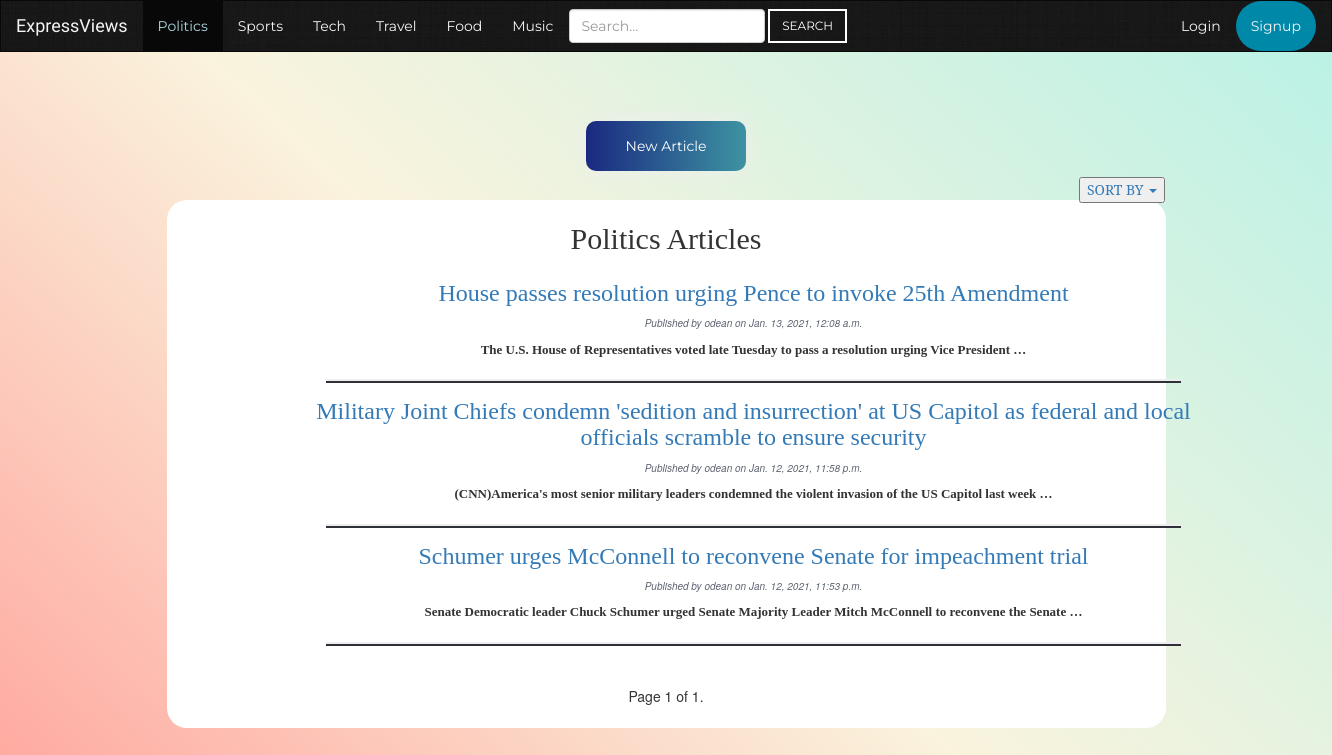
Screenshot of /home/mysite/ with the database file from the repository.
### mysite/models.py (models this page shows, shortened)
class Article (models.Model):
    body = models.TextField()
    title = models.CharField(max_length=200)
    author = models.ForeignKey(User, on_delete=models.CASCADE, related_name='posts')
    slug = models.SlugField(max_length=200)
    publish = models.DateTimeField(default=timezone.now)
    created = models.DateTimeField(auto_now_add=True)
    updated = models.DateTimeField(auto_now=True)
    likes = models.ManyToManyField(User, related_name='article_likes')
    dislikes = models.ManyToManyField(User, related_name='article_dislikes')
    TOPIC_CHOICES = (
        ("Politics", "Politics"),
        ("Sports", "Sports"),
        ("Tech", "Tech"),
        ("Travel", "Travel"),
        ("Food", "Food"),
        ("Music", "Music"),
    )
    topic = models.CharField(max_length=350, choices=TOPIC_CHOICES, default='...')
    class Meta:
        ordering = ('-publish',)
    def get_absolute_url(self):
        return reverse('mysite:Politics_detail', args=[self.slug])

### mysite/views.py (the view)
# urls.py: path('', views.PoliticsIndex.as_view(), name='Politics_index'),          # Class-based views
class PoliticsIndex(ListView):
    queryset = Article.objects.filter(topic='Politics')
    context_object_name = 'articles_list'
    paginate_by = 4
    template_name = 'mysite/article/list_articles.html'

### mysite/templates/mysite/article/list_articles.html
{% extends "mysite/politics.html" %}
{% block article_content %}
    <h2 class="text-center">Politics Articles</h2>
    <br>
    {% for article in articles_list %}
        <div class="container">
            <h3 class="list_titles"><a href="{{ article.get_absolute_url }}">{{ article.title }}</a></h3>
            <p class="date_published">Published by {{ article.author }} on {{ article.publish }}</p>
            <div class="body-preview">
            {{ article.body|truncatewords:15|linebreaks }}
            </div>
            <hr class="horizontal-line">
        </div>
    {% endfor %}
    {% include "pagination.html" with page=page_obj%}
{% endblock %}

### mysite/templates/mysite/politics.html (shortened to what this page needs)
<!DOCTYPE html>
<html lang="en">
<head>
    <link rel="stylesheet" href="http://maxcdn.bootstrapcdn.com/bootstrap/3.3.4/css/bootstrap.min.css">
    {% load static %}
    <link rel="stylesheet" type="text/css" href="{% static 'mysite/style.css' %}">
</head>
<body>
    <nav class="navbar navbar-inverse">
        <div class="container-fluid">
            <div class="navbar-header">
                <a href="{% url 'home:index' %}" class="navbar-brand">ExpressViews</a>
            </div>
            <div class="collapse navbar-collapse" id="menuItems">
                <ul class="nav navbar-nav">
                    <li class="active"><a href="{% url 'mysite:Politics_index' %}">Politics</a></li>
                    <li><a href="{% url 'mysite:Sports_index' %}">Sports</a></li>
                    <li><a href="{% url 'mysite:Tech_index' %}">Tech</a></li>
                    <li><a href="{% url 'mysite:Travel_index' %}">Travel</a></li>
                    <li><a href="{% url 'mysite:Food_index' %}">Food</a></li>
                    <li><a href="{% url 'mysite:Music_index' %}">Music</a></li>
                    <li><form class="form-inline my-2 my-lg-0" action="search/filtered/" method="get">
                        <input class="form-control mr-sm-2" type="search" name="q" placeholder="Search..." aria-label="Search">
                        <button class="btn btn-outline-success my-2 my-sm-0" type="submit" value="Search">Search</button>
                    </form></li>
                </ul>
                <ul class="nav navbar-nav navbar-right">
                    {% if user.is_authenticated %}
                        <li><a href="{% url 'logout' %}">Logout</a></li>
                    {% else %}
                        <li><a href="{% url 'login' %}">Login</a></li>
                        <li class="signup"><a href="{% url 'signup' %}">Signup</a></li>
                    {% endif %}
                </ul>
            </div>
        </div>
    </nav>
    <div class="bt">
        <a href="{% url 'mysite:new_post' %}" class="btn-grad" role="button">New Article</a>
    </div>
    <div class="sort">
        <button class="dropdown">
            <a href="#" class="dropdown-toggle" data-toggle="dropdown">SORT BY <span class="caret"></span></a>
        </button>
    </div>
    <div class="wrapper">
        {% block article_content %}
        {% endblock %}
    </div>
</body>
</html>

### mysite/templates/pagination.html (shortened to what this page needs)
<div class="pagination">
    <span class="step-links">
        <span class="current">
            Page {{ page.number }} of {{ page.paginator.num_pages }}.
        </span>
    </span>
</div>

### mysite/static/mysite/style.css (style rules this page uses)
body { background-size: cover; background-repeat: no-repeat; background-attachment: fixed; background-color: #ffa69e; background-image: linear-gradient(43deg, #ffa69e 0%, #faf3dd 46%, #b8f2e6 100%); }
nav.navbar { border-radius: 0px; z-index: 9999; background-image: url("images/black-linen.png"); font-family: 'Montserrat', sans-serif; }
div.navbar-header { font-family: "Sofia", "sans-serif"; }
.bt { font-family: "Georgia", "serif"; text-align: center; left: 0; position: absolute; top: 14%; width: 100%; margin-top: 8px; }
.sort { background-color: ghostwhite; color: black; font-family: "Georgia", "serif"; left: 0; position: absolute; margin-left: 81%; margin-top: 7.9%; }
.wrapper { text-align: center; margin: 11.1% auto 80px; width: 75%; height: auto; border: 2px solid transparent; background-color: #ffffff; border-radius: 20px; }
.horizontal-line { height:2px; width:75%; border-width:2px; color:#2e3138; background-color: #2e3138; }
.date_published { color: #5c6270; font-size: 10px; font-style: italic; }
.body-preview { font-weight: bold; font-family: "Times New Roman", "sans-serif"; margin-left: 50px; margin-right: 50px; font-size: 13px; }
.list_titles { margin-left: 120px; margin-right: 120px; margin-top: -5px; font-family: 'Lora', serif; }
.navbar-inverse .navbar-brand { color: whitesmoke; }
.navbar-inverse .navbar-nav>li>a { color: whitesmoke; font-family: 'Montserrat', sans-serif; }
.btn-grad { background-image: linear-gradient(to right, #1A2980 0%, #3e95a3 51%, #1A2980 100%); width: 12%; }
.btn-grad { margin: auto; padding: 15px 30px; text-align: center; transition: 0.5s; background-size: 200% auto; color: white; box-shadow: 0 0 20px #eee; border-radius: 10px; display: block; border-color: transparent; font-family: 'Montserrat', sans-serif; }
.navbar-inverse .navbar-nav>.active>a { color: #AED9E0; }
.signup { background-color: rgba(0,136,169,1); border: none; border-radius: 50px; }
.text-center { font-family: 'Lora', serif; }
.form-inline .form-control { margin-top: 8px; background-color: #fff; }
.btn-outline-success { margin-top: 8px; border-radius: 0px; border: 2px solid #fff; background-color: transparent; color: #fff; padding-top: .6rem; padding-bottom: .6rem; text-transform: uppercase; font-size: 12px; }

### rows the page displays
Article: title "House passes resolution urging Pence to invoke 25th Amendment", author "odean", publish "Jan. 13, 2021, 12:08 a.m.", body "The U.S. House of Representatives voted late Tuesday to pass a resolution urging Vice President …"
Article: title "Military Joint Chiefs condemn 'sedition and insurrection' at US Capitol as federal and local officials scramble to ensure security", author "odean", publish "Jan. 12, 2021, 11:58 p.m.", body "(CNN)America's most senior military leaders condemned the violent invasion of the US Capitol last week …"
Article: title "Schumer urges McConnell to reconvene Senate for impeachment trial", author "odean", publish "Jan. 12, 2021, 11:53 p.m.", body "Senate Democratic leader Chuck Schumer urged Senate Majority Leader Mitch McConnell to reconvene the Senate …"

### other values shown
{{ page.number }} "1"
{{ page.paginator.num_pages }} "1"
